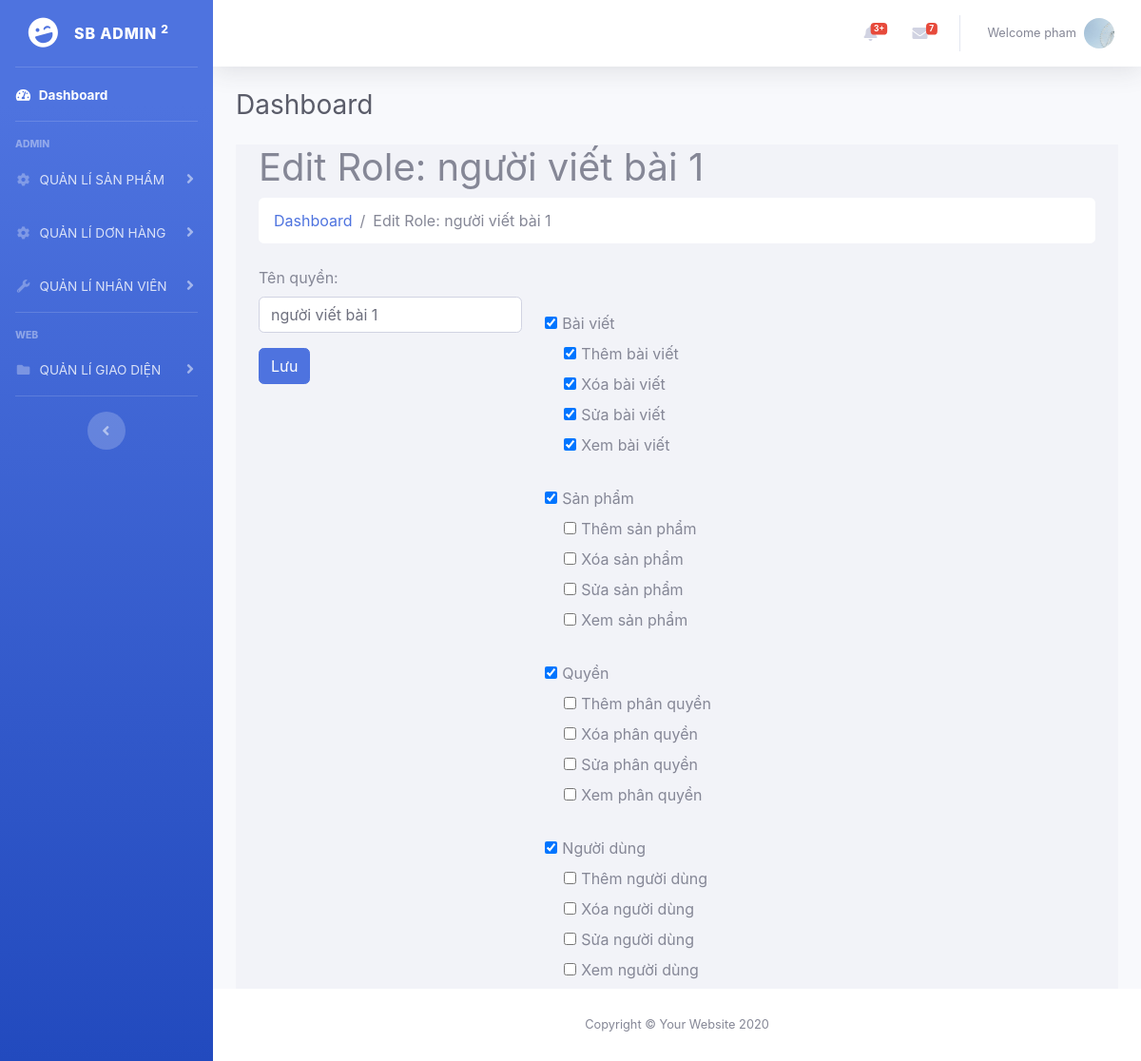
The page /resource/view/pages/permissions/editPermissions.php?id=1 (signed in) on the database its author committed.
### tables this page shows
CREATE TABLE `users` (
  `id` int(11) NOT NULL,
  `images` varchar(255) NOT NULL,
  `lastname` varchar(255) NOT NULL,
  `firstname` varchar(255) NOT NULL,
  `email` varchar(255) NOT NULL,
  `password` varchar(255) NOT NULL,
  `created_at` datetime DEFAULT NULL,
  `active` tinyint(4) NOT NULL,
  `is_active` tinyint(4) NOT NULL,
  `status` int(11) NOT NULL,
  `role_id` int(11) NOT NULL,
  `phone` int(11) DEFAULT NULL,
  `address` varchar(255) NOT NULL
);

CREATE TABLE `roles` (
  `id` int(11) NOT NULL,
  `code` varchar(255) NOT NULL,
  `name` varchar(255) NOT NULL,
  `created_at` datetime NOT NULL,
  `updated_at` datetime NOT NULL
);

CREATE TABLE `permissions` (
  `id` int(11) NOT NULL,
  `code` varchar(255) NOT NULL,
  `name` varchar(255) NOT NULL,
  `created_at` datetime NOT NULL,
  `updated_at` datetime NOT NULL
);

### resource/view/pages/permissions/editPermissions.php (the view, shortened to what this page needs)
<?php
include '../../../../function/function.php';
$query = mysqli_query($conn, "SELECT * FROM roles WHERE id =" . $_GET['id']);
$role = $query->fetch_assoc();
$sql = "SELECT * FROM `permissions` ORDER BY code ASC";
$permissions = $conn->query($sql);
$sql = "SELECT * FROM `link_role_permission` WHERE role_id = $role[id]";
$permissions_checked = $conn->query($sql);
$pers_checked = [];
if ($permissions->num_rows > 0) {
    while ($row = $permissions_checked->fetch_assoc()) {
        $pers_checked[] = $row['permission_id'];
    }
}
?>
<!DOCTYPE html>
<html lang="en">
<head>
    <link rel="stylesheet" href="https://cdnjs.cloudflare.com/ajax/libs/font-awesome/5.15.1/css/all.min.css" />
    <link href="../../../../public/backend/assets/css/sb-admin-2.min.css" rel="stylesheet">
    <link rel="stylesheet" href="https://cdn.datatables.net/1.11.3/css/jquery.dataTables.min.css">
    <link rel="stylesheet" href="https://cdn.datatables.net/buttons/2.1.0/css/buttons.dataTables.min.css">
</head>
<body id="page-top">
    <div id="wrapper">
        <?php include '../../partial/sideBar.php'; ?>
        <div id="content-wrapper" class="d-flex flex-column">
            <div id="content">
                <?php include '../../partial/topBar.php'; ?>
                <div class="container-fluid">
                    <div class="d-sm-flex align-items-center justify-content-between mb-4">
                        <h1 class="h3 mb-0 text-gray-800">Dashboard</h1>
                    </div>
                    <table id="example" class="display nowrap" style="width:100%">
                        <div id="layoutSidenav_content" style="background: #f2f3f8">
                            <main>
                                <div class="container-fluid">
                                    <h1 class="mt-4">Edit Role: <?php echo $role['name']; ?></h1>
                                    <ol class="breadcrumb mb-4" style="background: white">
                                        <li class="breadcrumb-item"><a href="../main/index.php">Dashboard</a></li>
                                        <li class="breadcrumb-item active">Edit Role: <?php echo $role['name']; ?></li>
                                    </ol>
                                    <form action="" method="POST">
                                        <div class="role__content row">
                                            <div class="col-md-4">
                                                <div class="role__left">
                                                    <div class="form-group">
                                                        <label for="name_editRole">Tên quyền:</label>
                                                        <input value="<?php echo $role['name']; ?>" type="text" name="name_editRole" class="form-control" id="name_editRole">
                                                    </div>
                                                    <button type="submit" class="btn btn-primary editRoleBtn">Lưu
                                                    </button>
                                                </div>
                                            </div>
                                            <div class="col-md-8">
                                                <div class="role__right">
                                                    <?php
                                                    $code = '';
                                                    if ($permissions->num_rows > 0) {
                                                        while ($row = $permissions->fetch_assoc()) {
                                                            $module_name = @explode('_', $row['code'])[0];
                                                            if ($module_name != $code) {
                                                                $code = $module_name;
                                                                if ($module_name === "post") {
                                                                    $module_name = "Bài viết";
                                                                } elseif ($module_name === "product") {
                                                                    $module_name = "Sản phẩm";
                                                                } elseif ($module_name === "role") {
                                                                    $module_name = "Quyền";
                                                                } elseif ($module_name === "user") {
                                                                    $module_name = "Người dùng";
                                                                }
                                                    ?>
                                                                <br><br><label class="perChecked"><input id='perChecked' style='margin-right: 5px;' name='inputPers' type='checkbox' checked value=value="<?php echo $row['id']; ?>"><?php echo $module_name; ?>
                                                                </label>
                                                            <?php
                                                            }
                                                            ?>
                                                            <label style="display: inline-block; width: 100%; margin-left: 20px">
                                                                <input style="margin-right: 5px;" name="pers[]" type="checkbox" <?php if (in_array($row['id'], $pers_checked)) echo 'checked'; ?> value="<?php echo $row['id']; ?>"><?php echo $row['name']; ?>
                                                            </label>
                                                    <?php
                                                        }
                                                    }
                                                    ?>
                                                </div>
                                            </div>
                                        </div>
                                    </form>
                                </div>
                            </main>
                        </div>
                    </table>
                </div>
            </div>
            <?php include '../../partial/footer.php'; ?>
        </div>
</body>
</html>

### resource/view/partial/topBar.php (shortened to what this page needs)
<nav class="navbar navbar-expand navbar-light bg-white topbar mb-4 static-top shadow">
<ul class="navbar-nav ml-auto">
    <li class="nav-item dropdown no-arrow mx-1">
        <a class="nav-link dropdown-toggle" href="#" id="alertsDropdown" role="button"
            data-toggle="dropdown" aria-haspopup="true" aria-expanded="false">
            <span class="badge badge-danger badge-counter">3+</span>
        </a>
    </li>
    <li class="nav-item dropdown no-arrow mx-1">
        <a class="nav-link dropdown-toggle" href="#" id="messagesDropdown" role="button"
            data-toggle="dropdown" aria-haspopup="true" aria-expanded="false">
            <i class="fas fa-envelope fa-fw"></i>
            <span class="badge badge-danger badge-counter">7</span>
        </a>
    </li>
    <li class="nav-item dropdown no-arrow">
        <a class="nav-link dropdown-toggle" href="#" id="userDropdown" role="button"
            data-toggle="dropdown" aria-haspopup="true" aria-expanded="false">
            <span class="mr-2 d-none d-lg-inline text-gray-600 small"><?php
            $id = $_SESSION["user"]["id"];
            $query = mysqli_query($conn, "SELECT * FROM users WHERE id = '$id' ");
            $user = $query->fetch_assoc();
            echo "Welcome " . $user['firstname'];
            ?>
            </span>
            <img class="img-profile rounded-circle"
                src="
                <?php if ($user['images']) {
                echo $user['images'];
                } else {
                echo '../../../../public/backend/assets/images/defaultImages.png';
                }
                ?>">
        </a>
    </li>
</ul>
</nav>

### rows shown on the page
users: firstname "pham", images (picture)
roles: name "người viết bài 1", name_editRole "người viết bài 1"
permissions: code "Bài viết", id "☑", name "Thêm bài viết"
permissions: id "☑", name "Xóa bài viết"
permissions: id "☑", name "Sửa bài viết"
permissions: id "☑", name "Xem bài viết"
permissions: code "Sản phẩm", name "Thêm sản phẩm"
permissions: name "Xóa sản phẩm"
permissions: name "Sửa sản phẩm"
permissions: name "Xem sản phẩm"
permissions: code "Quyền", name "Thêm phân quyền"
permissions: name "Xóa phân quyền"
permissions: name "Sửa phân quyền"
permissions: name "Xem phân quyền"
permissions: code "Người dùng", name "Thêm người dùng"
permissions: name "Xóa người dùng"
permissions: name "Sửa người dùng"
permissions: name "Xem người dùng"
